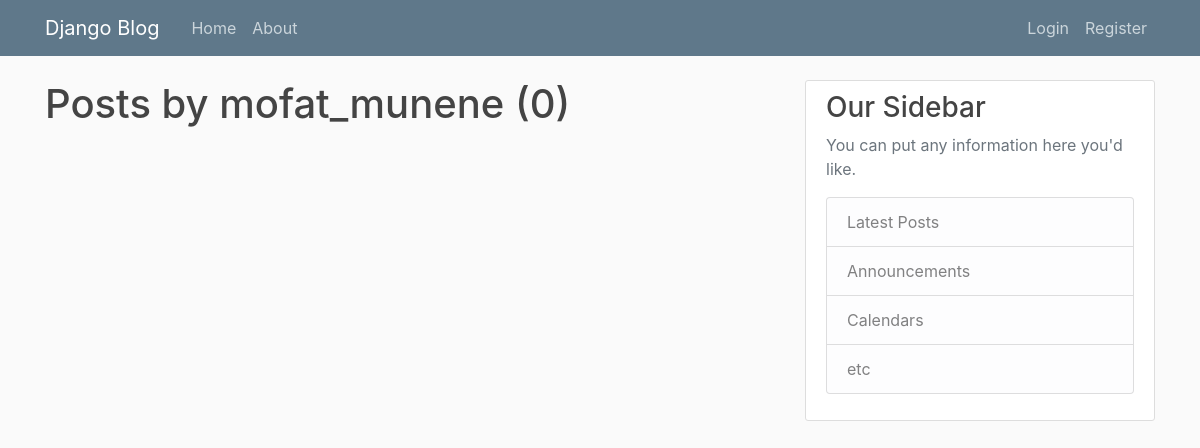
/user/mofat_munene/, run on an earlier commit of the app's database.
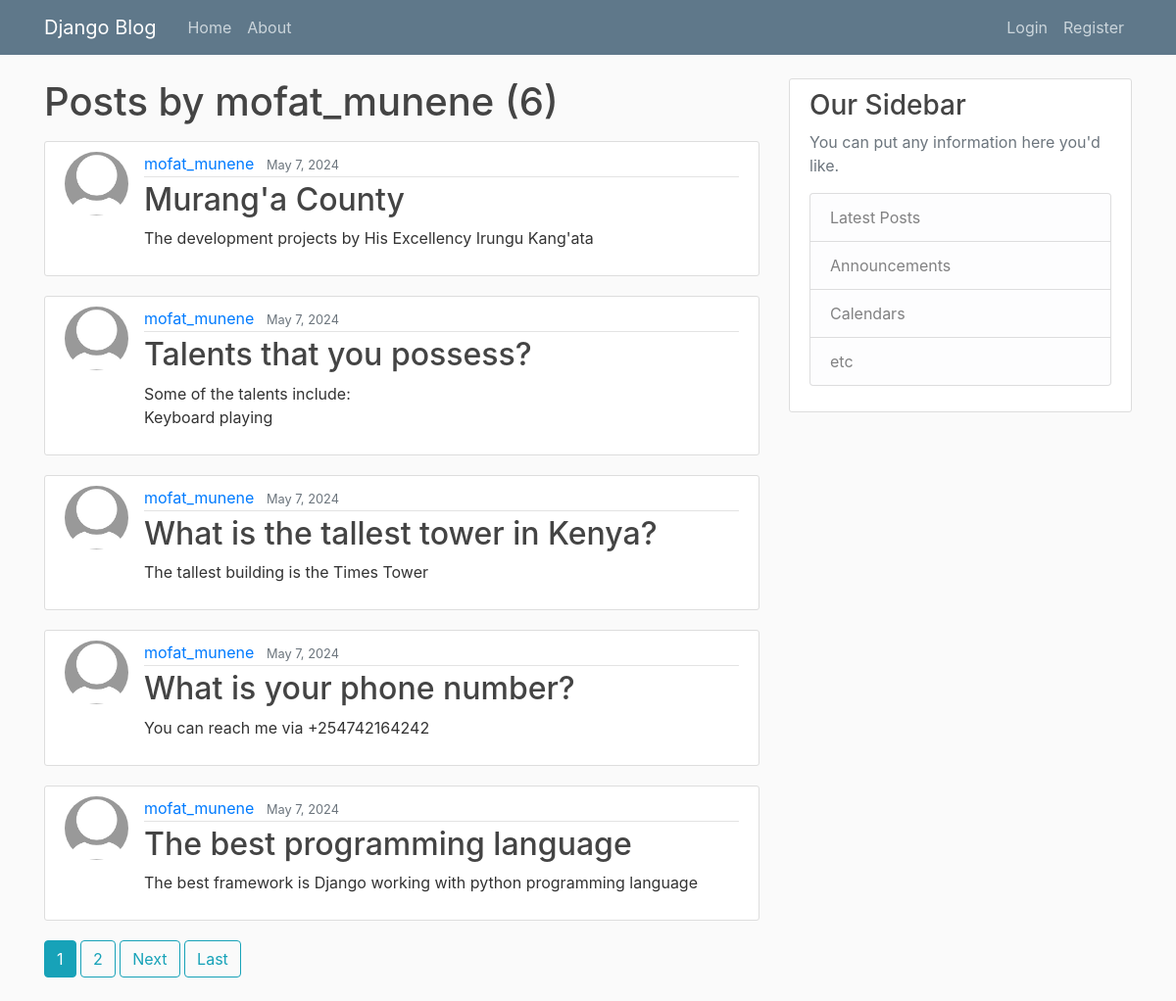
And on a later commit of the database.
### Blogapp/models.py (models this page shows, shortened)
class Post(models.Model):
    title = models.CharField(max_length=100)
    content  = models.TextField()
    date_posted = models.DateTimeField(default = timezone.now)
    author = models.ForeignKey(User, on_delete=models.CASCADE)

### Users/models.py (models this page shows, shortened)
class Profile(models.Model):
    user = models. OneToOneField(User, on_delete=models.CASCADE)
    image = models.ImageField(default= 'default.jpg', upload_to= 'profile_pics')

### Blogapp/views.py (the view)
# urls.py: path('user/<str:username>/',UserPostListView.as_view(), name= 'user-posts'),
class UserPostListView(ListView):
    model = Post
    template_name = 'Blogapp/user_posts.html'
    context_object_name = 'posts'
    ordering = ['-date_posted']
    paginate_by = 5
    def get_queryset(self):
      user = get_object_or_404(User, username = self.kwargs.get('username'))
      return Post.objects.filter(author = user). order_by('-date_posted')

### Blogapp/templates/Blogapp/user_posts.html (shortened to what this page needs)
{% extends 'Blogapp/base.html' %}
{% block content %}
    <h1 class="mb-3">Posts by {{ view.kwargs.username }} ({{page_obj.paginator.count}})</h1>
    {% for post in posts %}
        <article class="media content-section">
            <img class="rounded-circle article-img" src="{{post.author.profile.image.url}}" >
            <div class="media-body">
                <div class="article-metadata">
                    <a class="mr-2" href="{% url 'user-posts' post.author.username %}">{{ post.author }}</a>
                    <small class="text-muted">{{ post.date_posted | date }}</small>
                </div>
                <h2><a class="article-title" href="{%url 'post-detail' post.id %}">{{ post.title }}</a></h2>
                <p class="article-content">{{ post.content }}</p>
            </div>
        </article>
    {% endfor %}
    {% if is_paginated %}
        {% for num in page_obj.paginator.page_range %}
            {% if page_obj.number == num %}
                <a class="btn btn-info mb-4" href="?page={{ num }}">{{  num }}</a>
            {% elif num > page_obj.number|add:'-3' and num < page_obj.number|add:'3' %}
                <a class="btn btn-outline-info mb-4" href="?page={{ num }}">{{ num }}</a>
            {% endif %}
        {% endfor %}
        {% if page_obj.has_next %}
            <a class="btn btn-outline-info mb-4" href="?page={{ page_obj.next_page_number }}">Next</a>
            <a class="btn btn-outline-info mb-4" href="?page={{ page_obj.paginator.num_pages }}">Last</a>
        {% endif %}
    {% endif %}
{% endblock content %}

### Blogapp/templates/Blogapp/base.html (shortened to what this page needs)
{% load static %}
<!DOCTYPE html>
<html lang="en">
<head>
    <link rel="stylesheet" href="https://cdn.jsdelivr.net/npm/bootstrap@4.0.0/dist/css/bootstrap.min.css">
    <link rel="stylesheet" type="text/css" href="{% static 'Blogapp/main.css' %}">
</head>
<body>
    <header class="site-header">
        <nav class="navbar navbar-expand-md navbar-dark bg-steel fixed-top">
            <div class="container">
                <a class="navbar-brand mr-4" href="{% url 'blog-home' %}">Django Blog</a>
                <div class="collapse navbar-collapse" id="navbarToggle">
                    <div class="navbar-nav mr-auto">
                        <a class="nav-item nav-link" href="{% url 'blog-home' %}">Home</a>
                        <a class="nav-item nav-link" href="{% url 'about' %}">About</a>
                    </div>
                    <div class="navbar-nav">
                        {% if user.is_authenticated%}
                        <a class="nav-item nav-link" href="{% url 'post-create' %}">New Post</a>
                            <a class="nav-item nav-link" href="{% url 'profile' %}">Profile</a>
                            <a class="nav-item nav-link" href="{% url 'logout' %}">Logout</a>
                        {%  else %}
                            <a class="nav-item nav-link" href="{% url 'login' %}">Login</a>
                            <a class="nav-item nav-link" href="{% url 'register' %}">Register</a>
                        {% endif %}
                    </div>
                </div>
            </div>
        </nav>
    </header>
    <main role="main" class="container">
        <div class="row">
            <div class="col-md-8">
                {% block content %}{% endblock %}
            </div>
            <div class="col-md-4">
                <div class="content-section">
                    <h3>Our Sidebar</h3>
                    <p class='text-muted'>You can put any information here you'd like.
                    <ul class="list-group">
                        <li class="list-group-item list-group-item-light">Latest Posts</li>
                        <li class="list-group-item list-group-item-light">Announcements</li>
                        <li class="list-group-item list-group-item-light">Calendars</li>
                        <li class="list-group-item list-group-item-light">etc</li>
                    </ul>
                    </p>
                </div>
            </div>
        </div>
    </main>
</body>
</html>

### Blogapp/static/Blogapp/main.css (style rules this page uses)
body { background: #fafafa; color: #333333; margin-top: 5rem; }
h1, h2, h3, h4, h5, h6 { color: #444444; }
ul { margin: 0; }
.bg-steel { background-color: #5f788a; }
.site-header .navbar-nav .nav-link { color: #cbd5db; }
.content-section { background: #ffffff; padding: 10px 20px; border: 1px solid #dddddd; border-radius: 3px; margin-bottom: 20px; }
.article-title { color: #444444; }
.article-content { white-space: pre-line; }
.article-img { height: 65px; width: 65px; margin-right: 16px; }
.article-metadata { padding-bottom: 1px; margin-bottom: 4px; border-bottom: 1px solid #e3e3e3 }

What changed in the data, as far as the page shows it:
added Post: author.profile.image (placeholder picture), author "mofat_munene", date_posted "May 7, 2024", title "Murang'a County", content "The development projects by His Excellency Irungu Kang'ata"
added Post: author.profile.image (placeholder picture), author "mofat_munene", date_posted "May 7, 2024", title "Talents that you possess?", content "Some of the talents include: Keyboard playing"
added Post: author.profile.image (placeholder picture), author "mofat_munene", date_posted "May 7, 2024", title "What is the tallest tower in Kenya?", content "The tallest building is the Times Tower"
added Post: author.profile.image (placeholder picture), author "mofat_munene", date_posted "May 7, 2024", title "What is your phone number?", content "You can reach me via +254742164242"
added Post: author.profile.image (placeholder picture), author "mofat_munene", date_posted "May 7, 2024", title "The best programming language", content "The best framework is Django working with python programming language"
Also different on the page:
{{ page_obj.paginator.count }}: "0" → "6"
new list line: "1"
new list line: "2"
text now shown: "Next Last"
